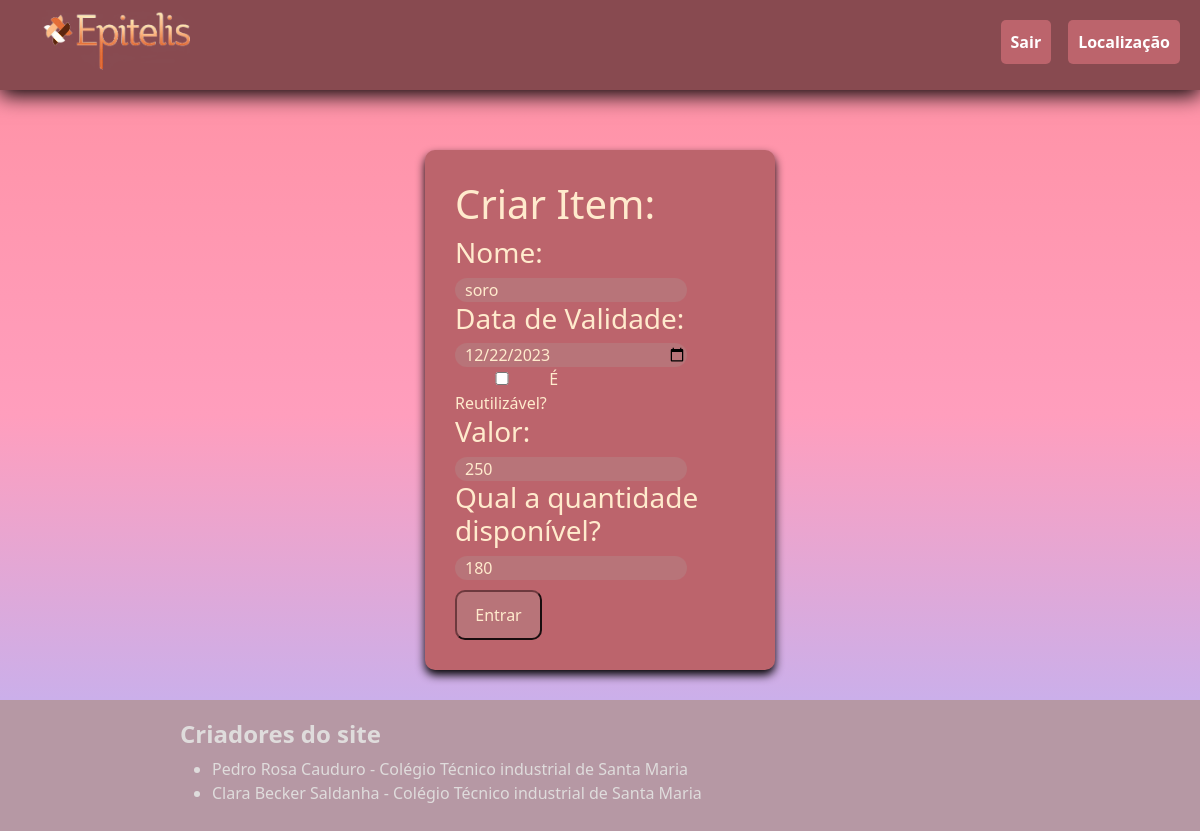
The page /ItemADM.php?cod=update&&id=26 (signed in) on the database its author committed.
### tables this page shows
CREATE TABLE item (
  id int NOT NULL AUTO_INCREMENT,
  nome varchar(100) NOT NULL,
  data_validade date NOT NULL,
  reutilizavel char(1) NOT NULL,
  valor float NOT NULL,
  Quantidade int NOT NULL,
  PRIMARY KEY (id));

### controller/procurarControlle.php (called while the page is built, shortened)
<?php
function loadByIdItem($id) {
    require_once './model/itemModel.php';
    $item = new itemModel();
    $item = $item->loadByIdItem($id);
    return $item;
}

### model/itemModel.php (called while the page is built, shortened)
<?php
require_once 'conexaoMysql.php';
class itemModel {
    protected $nome;
    protected $data_validade;
    protected $reutilizavel;
    protected $valor;
    protected $Quantidade;
    public function getNome() {
        return $this->nome;
    }
    public function getData_validade() {
        return $this->data_validade;
    }
    public function getReutilizavel() {
        return $this->reutilizavel;
    }
    public function getValor() {
        return $this->valor;
    }
    public function getQuantidade() {
        return $this->Quantidade;
    }
    public function loadByIdItem($id) {
        $db = new ConexaoMysql();
        $db->Conectar();
        $sql = 'SELECT * FROM item WHERE id=' . $id;
        $resultList = $db->Consultar($sql);
        if ($db->total == 1) {
            foreach ($resultList as $value) {
                $this->nome = $value['nome'];
                $this->data_validade = $value['data_validade'];
                $this->reutilizavel = $value['reutilizavel'];
                $this->valor = $value['valor'];
                $this->Quantidade = $value['Quantidade'];
            }
        }
        return $this;
    }
}

### model/conexaoMysql.php (called while the page is built, shortened)
<?php
class ConexaoMysql {
    protected $mysqli;
    protected $server = '127.0.0.1';
    protected $user = 'root';
    protected $pass = 'pedropedro01';
    protected $dataBase = 'epitelis';
    public function Conectar(){
        $this->mysqli = new mysqli($this->server, $this->user, $this->pass, $this->dataBase);
        $this->mysqli->set_charset('utf8');
    }
    public function Consultar($sql){
        try {
            if ($result = $this->mysqli->query($sql)){
                $this->total = $result->num_rows;
                return $result;
            } else {
                $this->total = 0;
                return null;
            }
        } catch (Exception $exc) {
            $this->Desconectar();
        }
    }
}

### ItemADM.php (the view, shortened to what this page needs)
<?php
require_once './shared/header.php';
?>
<?php
@$cod = $_REQUEST['cod'];
if ($cod == 'update') {
    require_once './controller/procurarControlle.php';
    require_once './model/itemModel.php';
    $id = $_REQUEST['id'];
    $itemObject = loadByIdItem($id);
    echo '<div class = "entrar entrar2">
    <form method = "POST" action = "controller/itemController.php">
    <input type="hidden" name="id" value="'.$id.'" >
    <h1>Criar Item:</h1>
    <h3>Nome:</h3>
    <input type = "text" name = "nome" id = "nome" class = "input" value="' . (isset($itemObject) ? $itemObject->getNome() : '') . '">
    <h3>Data de Validade:</h3>
    <input type = "date" name = "data_validade" id = "data_validade" class = "input" value="' . (isset($itemObject) ? $itemObject->getData_validade() : '') . '">
    <label><input type = "checkbox" name = "reutilizavel" id = "reutilizavel" class = "input" value="' . (isset($itemObject) ? $itemObject->getReutilizavel() : '') . '">É Reutilizável?</label>
    <h3>Valor:</h3>
    <input type = "text" name = "valor" id = "valor" class = "input" value="' . (isset($itemObject) ? $itemObject->getValor() : '') . '">
    <h3>Qual a quantidade disponível?</h3>
    <input type = "number" name = "Quantidade" id = "Quantidade" class = "input" value="' . (isset($itemObject) ? $itemObject->getQuantidade() : '') . '">
    <input type = "submit" name = "entrar" value = "Entrar" class = "submit">
    </form>
    </div>';
}
?>
<?php
require_once './shared/footer.php';
?>

### css/estilo.css (style rules this page uses)
* { padding: 0; margin: 0; box-sizing: border-box; }
body { width: 100%; height: 100vh; z-index:4; overflow-x: hidden; background-image: linear-gradient(to bottom, rgba(255, 144, 161), rgba(255, 158, 189), rgb(179, 183, 255)); background-size: cover; background-attachment: fixed; }
.entrar { margin: 30px auto; width: 350px; height: fit-content; background-color: #bc646c; padding: 30px; align-content: center; border-radius: 10px; color: blanchedalmond; box-shadow: 0px 5px 10px 0px #000; }
.submit { margin-top: 10px; border-style: 5px; border-color: #6d393e; border-radius: 10px; background-color: #b87479; text-align: center; color: blanchedalmond; width: 30%; height: 50px; }
.input { border-style: none; border-radius: 30px; background-color: #b87479; text-align: justify; color: blanchedalmond; width: 80%; padding-left: 10px; }
.input::placeholder { color: blanchedalmond; padding-left: 3%; margin-left: 20px ; }

### rows shown on the page
item: nome "soro", data_validade "12/22/2023", valor "250", Quantidade "180"
